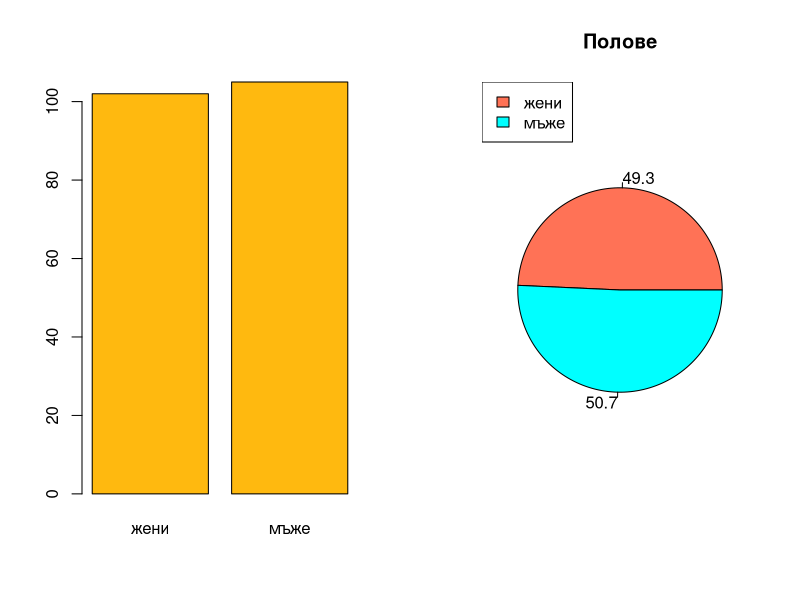
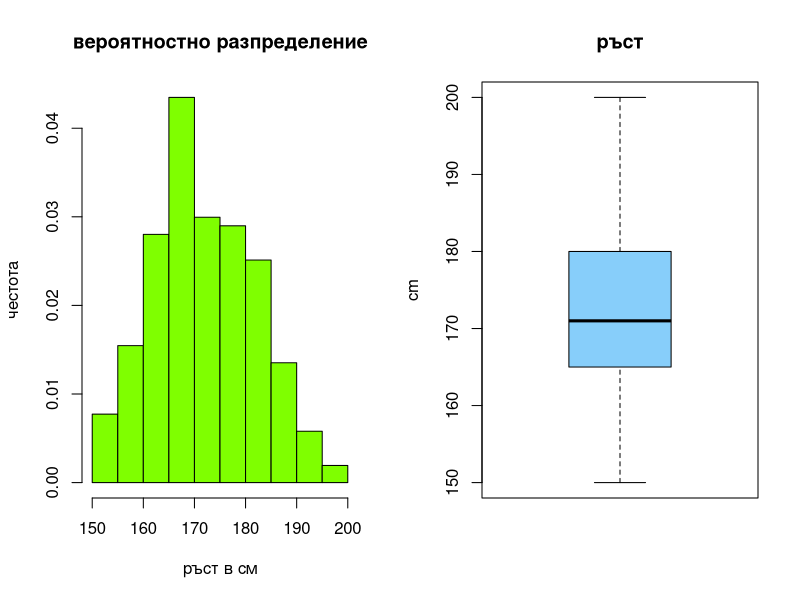
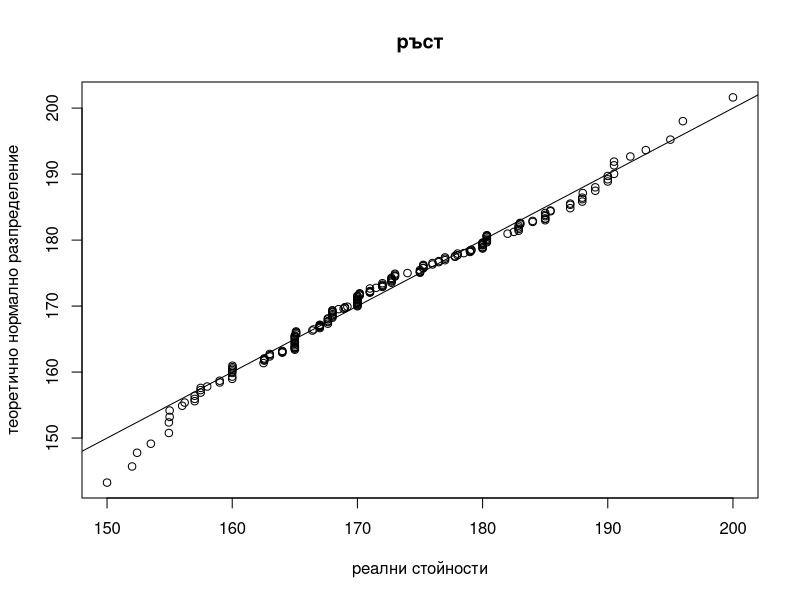
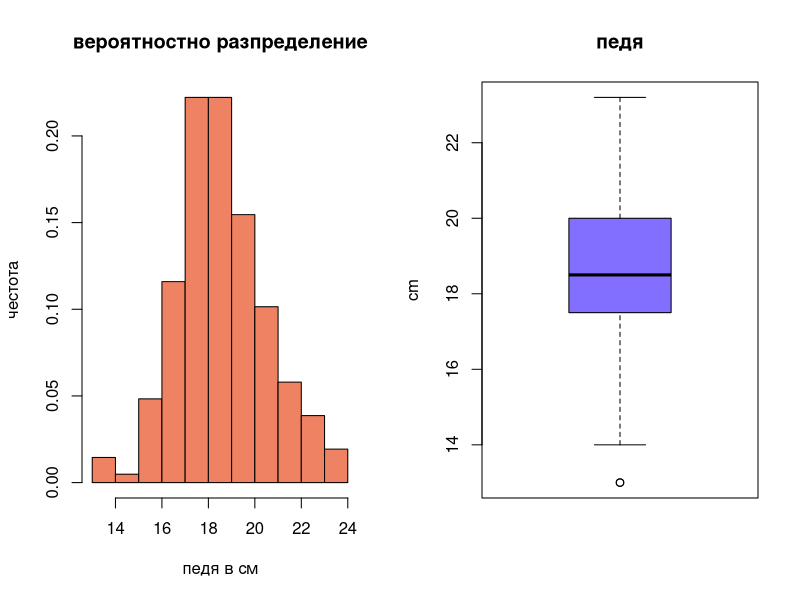
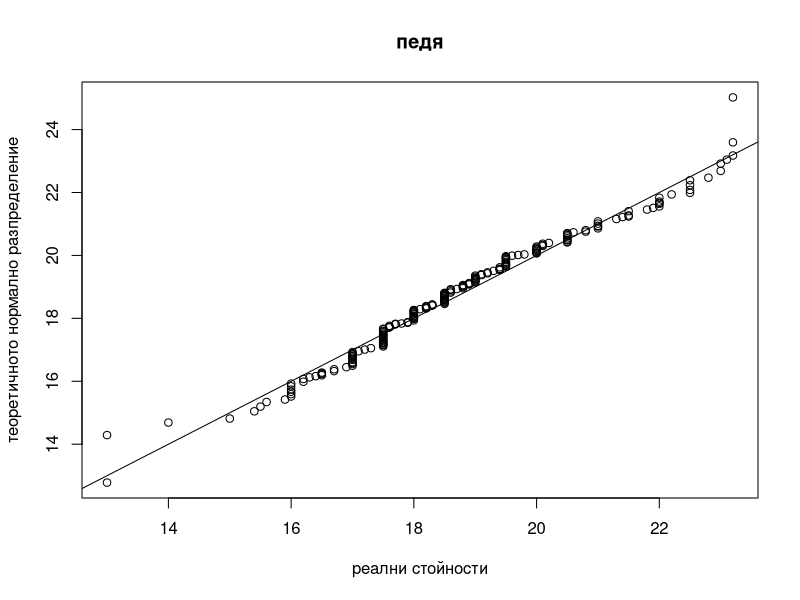
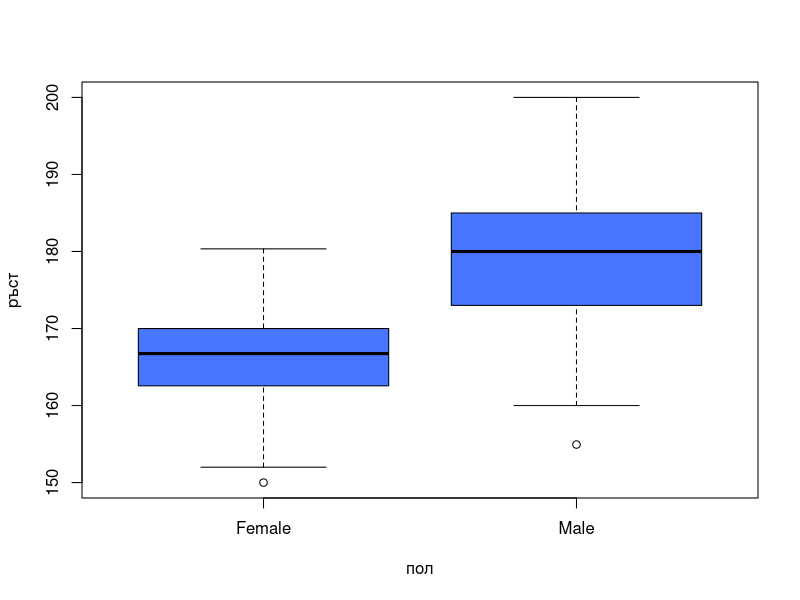
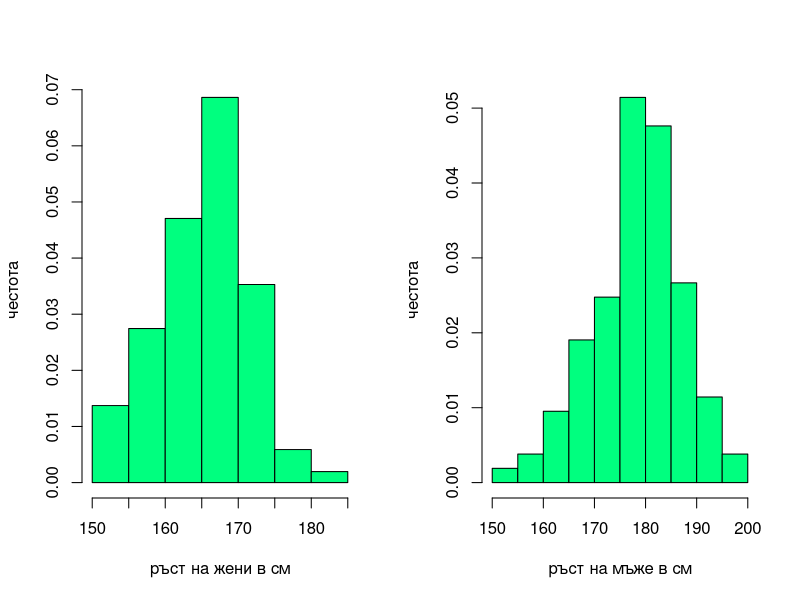
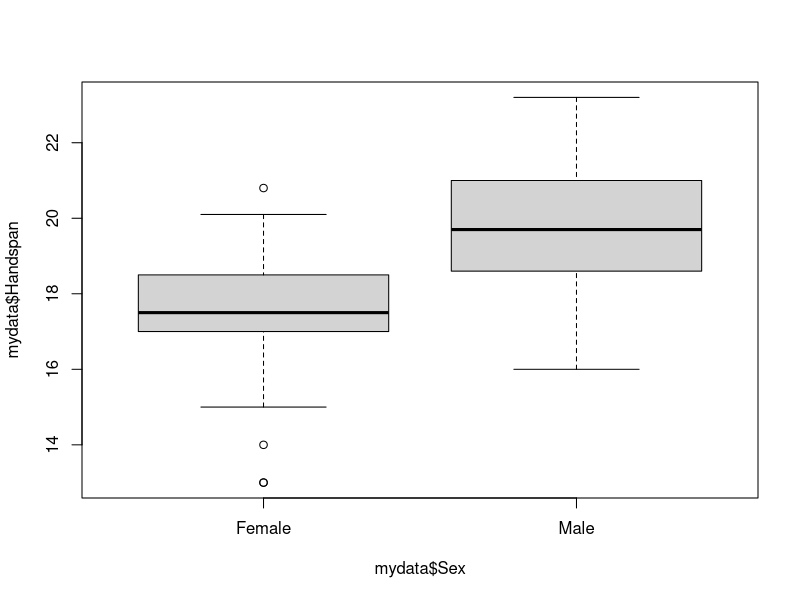

Write R code to recreate these figures, in order.


# инсталиране на пакета от данни
install.packages("MASS")

# зареждане на пакета от данни
library("MASS")

# извличане на данните само от желаните колони
columns_to_keep <- c("Sex", "Wr.Hnd", "Height")

mydata <- survey[columns_to_keep]

mydata <- subset(mydata, !is.na(mydata$Sex) & 
                        !is.na(mydata$Wr.Hnd) & 
                        !is.na(mydata$Height))

# преименуваме колоната за дължината на дланта
colnames(mydata)[2] <- "Handspan"

# записваме данните в csv файл
write.csv(mydata, 'D:\\survey_data.csv', row.names = FALSE)

# 2. Изследване на променливите поотделно
# 2.1. пол, категорийна номинална
    summary(mydata$Sex)

    par(mfrow = c(1, 2))
        table_sex <- table(mydata$Sex)
        percents <- round(100*table_sex / sum(table_sex), 1)
        colors <- c("coral1", "cyan1")

        barplot(table_sex, names.arg = c("жени", "мъже"), col = "darkgoldenrod1")

        pie(x = table_sex, main = "Полове", labels = percents, col = colors)
        legend(x = "topleft", legend = c("жени", "мъже"), cex = 1, fill = colors)
    par(mfrow = c(1, 1))

# 2.2. ръст, числова непрекъсната
    par(mfrow = c(1, 2))
        # хистограма
        hist(mydata$Height, main = "вероятностно разпределение", 
            xlab = "ръст в см", ylab = "честота",
            col = "chartreuse1", prob = TRUE)

        # boxplot
        boxplot(mydata$Height, main = "ръст", ylab = "cm", col = "lightskyblue")
    par(mfrow = c(1, 1))

    # qqplot
    set.seed(9504)
    height_normal_distrib <- rnorm(n = 1000, mean = mean(mydata$Height), sd = sd(mydata$Height))

    qqplot(mydata$Height, height_normal_distrib, main = "ръст", 
            xlab = "реални стойности", ylab = "теоретично нормално разпределение")
    abline(a = 0, b = 1)

    # ниво на съгласие
    alpha <- 0.05

    # тест за нормално разпределение
    shapiro.test(mydata$Height) 
        # p-value = 0.08102 > 0.05 = alpha

    # имаме нормално разпределение
    # локация
    round(mean(mydata$Height), 3)
        # 172.385
    # дисперсия
    round(sd(mydata$Height), 3)
        # 9.895

# 2.3. педя, числова непрекъсната
    par(mfrow = c(1, 2))
        # хистограма
        hist(mydata$Handspan, main = "вероятностно разпределение", xlab = "педя в см", ylab = "честота",
        col = "salmon2", prob = TRUE)

        # boxplot
        boxplot(mydata$Handspan, main = "педя", ylab = "cm", col = "slateblue1")
    par(mfrow = c(1, 1))

    # qqplot
    set.seed(734)
    handspan_normal_distrib <- rnorm(n = 1000, mean = mean(mydata$Handspan), sd = sd(mydata$Handspan))

    qqplot(mydata$Handspan, handspan_normal_distrib, main = "педя", 
            xlab = "реални стойности", ylab = "теоретичното нормално разпределение")
    abline(a = 0, b = 1)

    # ниво на съгласие
    alpha <- 0.05

    shapiro.test(mydata$Handspan) 
        # p-value = 0.003831 < 0.05 = alpha

    # нямаме нормално разпределение
    # локация
    round(median(mydata$Handspan), 3)
        # 18.5
    # дисперсия
    round(mad(mydata$Handspan), 3)
        # 1.483

# 3. Изследване на взаимодействия между променливите
# 3.1. категорийни обясняващи и числови зависими
    # 3.1.1. пол и ръст
        boxplot(mydata$Height ~ mydata$Sex,  
            xlab = "пол", ylab = "ръст", col = "royalblue1")

        fem_heights <- mydata$Height[which(mydata$Sex == 'Female')]
        male_heights <- mydata$Height[which(mydata$Sex == 'Male')]

        par(mfrow = c(1, 2))
            hist(fem_heights, main = "", xlab = "ръст на жени в см", ylab = "честота",
                col = "springgreen1", prob = TRUE)

            hist(male_heights, main = "", xlab = "ръст на мъже в см", ylab = "честота",
                col = "springgreen1", prob = TRUE)
        par(mfrow = c(1, 1))

        shapiro.test(fem_heights)  
            # p-value = 0.1313 > 0.05 = alpha

        shapiro.test(male_heights) 
            # p-value = 0.7162 > 0.05 = alpha

        # женския и мъжкия ръст са нормално разпределени

    # 3.1.2. пол и педя
        boxplot(mydata$Handspan ~ mydata$Sex)

        fem_handspan <- mydata$Handspan[which(mydata$Sex == 'Female')]
        male_handspan <- mydata$Handspan[which(mydata$Sex == 'Male')]

        par(mfrow = c(1, 2))
            hist(fem_handspan, main = "", xlab = "педя на жени в см", ylab = "честота",
                col = "olivedrab2", prob = TRUE)

            hist(male_handspan, main = "", xlab = "педя на мъже в см", ylab = "честота",
                col = "olivedrab2", prob = TRUE)
        par(mfrow = c(1, 1))

        par(mfrow = c(1, 2))
            boxplot(fem_handspan, main = "педя на жени", ylab = "cm", col = "orchid1")
            boxplot(male_handspan, main = "педя на мъже", ylab = "cm", col = "orchid1")
        par(mfrow = c(1, 1))


        shapiro.test(fem_handspan) 
            # p-value = 0.002367 < 0.05 = alpha

        shapiro.test(male_handspan) 
            # p-value = 0.06273 > 0.05 = alpha

        # педята на жените не е нормално разпределена, а мъжката е 

# 3.2. числови обясняващи и числови зависими

    # correlation
        # pearson -> in normal distribution
        # spearman
        # kendall

    plot(mydata$Handspan, mydata$Height)

    rho <- round(cor(mydata$Height, mydata$Handspan, method = "pearson"), 3)

    plot(fem_handspan, fem_heights)
    plot(male_handspan, male_heights)

    rho_females <- round(cor(fem_handspan, fem_heights, method = "spearman"), digits = 3)
    rho_males <- round(cor(male_handspan, male_heights, method = "pearson"), digits = 3)

    abs(rho) # 0.602
    abs(rho_females) # 0.341
    abs(rho_males) # 0.385







